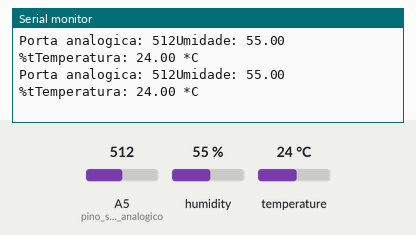
A sketch run on a simulated Arduino Uno, built with avr-gcc and run on an emulated ATmega328P. Shown: the last lines printed to the serial monitor. The inputs (shaded band) are chosen by the test bench; at power-on: A5 (pino_sinal_analogico) = 512, humidity 55 %, temperature 24 °C.

Above: at 1.2 s.
1.3 s: A5 (pino_sinal_analogico) set to 104
At 1.44 s:
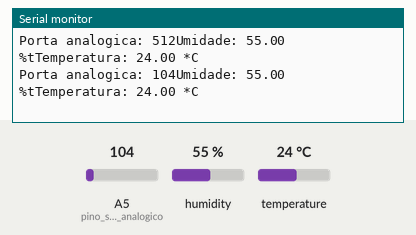
2.8 s: A5 (pino_sinal_analogico) set to 88
At 2.81 s:
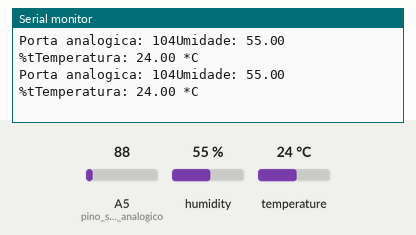
Timing chart, 0 to 5.8 s (numbered marks = the images above; inputs shaded):
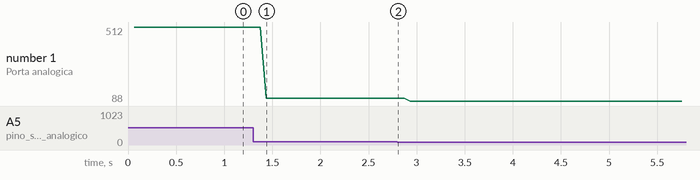

The sketch:

sensorUmidadadeSolo.ino
```cpp
#include "DHT.h"
#define pino_sinal_analogico A5
#define DHTPIN A0 // pino que estamos conectado
#define DHTTYPE DHT11 // DHT 11


DHT dht(DHTPIN, DHTTYPE);
 int valor_analogico;
void setup()
{
  Serial.begin(9600);
  pinMode(pino_sinal_analogico, INPUT);
  Serial.println("JUJU LINDO");
  dht.begin();
}

void loop()
{
  valor_analogico = analogRead(pino_sinal_analogico);

  float h = dht.readHumidity();
  float t = dht.readTemperature();


  if (isnan(t) || isnan(h)) {
    Serial.println("Failed to read from DHT");
  }
  else{
    Serial.print("Umidade: ");
    Serial.print(h);
    Serial.print(" %t");
    Serial.print("Temperatura: ");
    Serial.print(t);
    Serial.println(" *C");
    Serial.print("Porta analogica: ");
    Serial.print(valor_analogico);
  }
}
```

Measured:
- after the input at 1.3 s, the serial monitor: prints a new line after 0.14 s (image 1)
- plotted number 1: 512 → 104 after the input at 1.3 s, 104 → 88 after the input at 2.8 s
